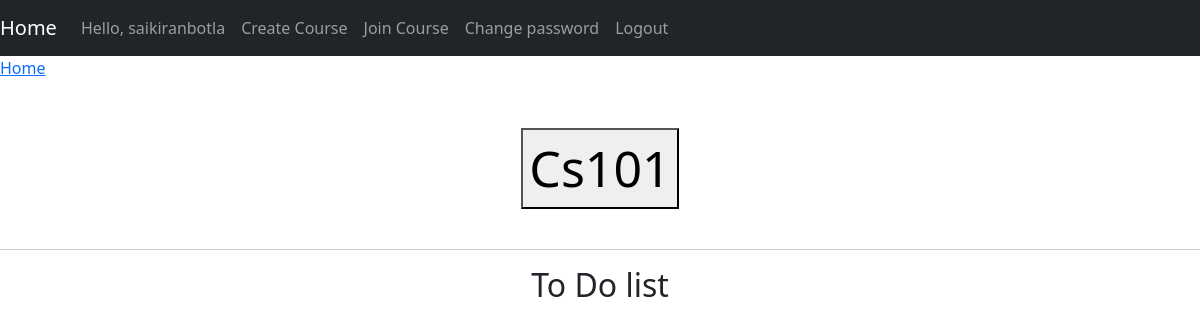
The page /yourcourses/ (signed in) on the database as committed earlier.
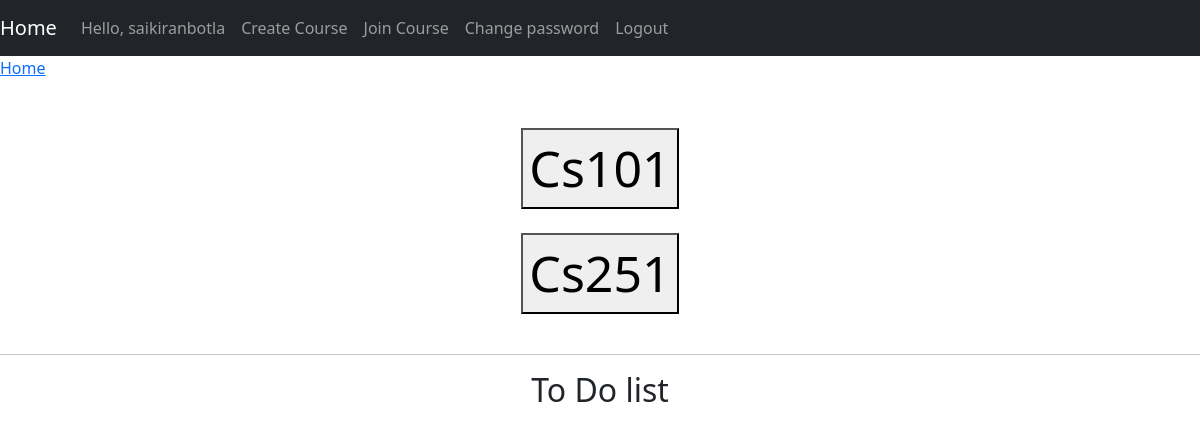
The same page on the database as committed later.
### moodle/models.py (models this page shows)
class Coursescreated(models.Model):
  	user = models.ForeignKey(User, on_delete = models.CASCADE)
  	title = models.CharField(max_length = 50)
  	coursecode = models.CharField(max_length=5,validators=[RegexValidator(regex=r'^\w{5}$', message='Length has to be 5')])
  	dis_status=models.BooleanField(default=True)
  	def __str__(self):
  		return self.title

### moodle/views.py (the view)
# urls.py: path('yourcourses/',views.yourcourse, name="yourcourse"),
@login_required(login_url='login')
def yourcourse(request):
	courses=Coursescreated.objects.filter(user=request.user)
	todo=list()
	for course in courses:
		assignments=Assignment.objects.filter(course=course)
		for assignment in assignments:
			submissions=Submission.objects.filter(assignment=assignment)
			for submission in submissions:
				if submission.statusofcorrection=="NOT DONE":
					todo.append(assignment)
					break
	return render(request,'moodle/yourcourse.html',{'courses':courses,'todo':todo})

### moodle/templates/moodle/yourcourse.html (shortened to what this page needs)
{% extends 'moodle/main.html' %}
{% block content %}
<a href="{% url 'home' %}">Home</a>
<center>
	<br>
	<br>
	{% for course in courses %}
			<a href="{% url 'instructor' course %}"><button style="font-size: 50px;" >{{course}}</button><br><br> </a>
	{% endfor %}
	<hr>
	<h2>To Do list</h2>
</center>
{% endblock %}

Rows that differ between the two databases and show on the page:
added Coursescreated: title "Cs251"
